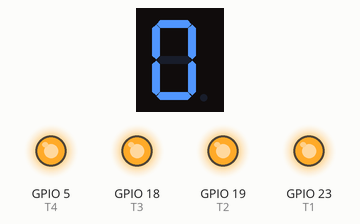
Simulated run of this sketch. Board: ESP32. On the bench: 1-digit seven-segment display, output pins drawn as LEDs (lit = HIGH). Wiring (inferred from the names in the program): 1-digit 7-segment display, segments lit when LOW: segments GPIO 12, GPIO 13, GPIO 14, GPIO 25, GPIO 26, GPIO 27, GPIO 32, GPIO 33. The segment pins are drawn as the display they are named for; pins used as bus, display or sensor lines are not drawn.

Above: at 0.1 s.
At 5.1 s:
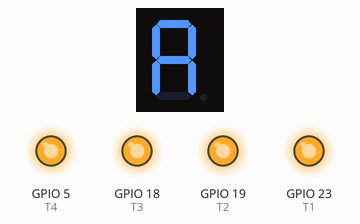
At 6.1 s:
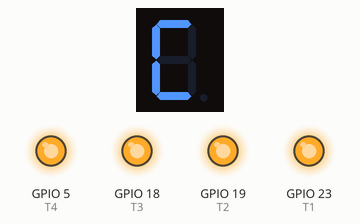
At 6.6 s:
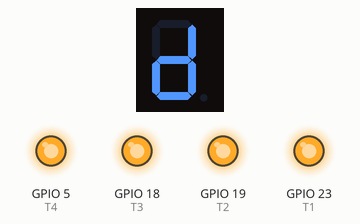
At 7.1 s:
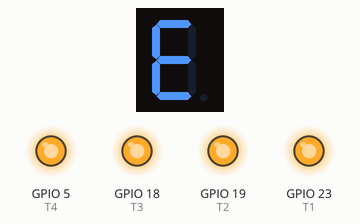
At 7.6 s:
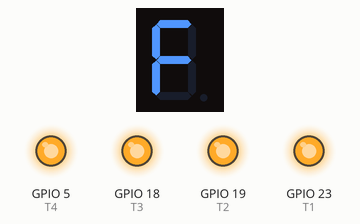

Measured:
- by itself, everything shown: repeats every 8.0 s, in 16 steps
- what the display in image 1 shows lasts 0.5 s, from 5.0 s to 5.5 s

The sketch:

7_SEGMENT.ino
```cpp
#define T1 23
#define T2 19
#define T3 18
#define T4 5

#define A 12
#define B 13
#define C 14
#define D 25
#define E 26
#define F 27
#define G 32
#define DP 33
void setup()
{
  // set pin modes
  pinMode(T1, OUTPUT);
  pinMode(T2, OUTPUT);
  pinMode(T3, OUTPUT);
  pinMode(T4, OUTPUT);

  pinMode(A, OUTPUT);
  pinMode(B, OUTPUT);
  pinMode(C, OUTPUT);
  pinMode(D, OUTPUT);
  pinMode(E, OUTPUT);
  pinMode(F, OUTPUT);
  pinMode(G, OUTPUT);
  pinMode(DP, OUTPUT);

  digitalWrite(T1, HIGH);
  digitalWrite(T2, HIGH);
  digitalWrite(T3, HIGH);
  digitalWrite(T4, HIGH);

  digitalWrite(A, HIGH);
  digitalWrite(B, HIGH);
  digitalWrite(C, HIGH);
  digitalWrite(D, HIGH);
  digitalWrite(E, HIGH);
  digitalWrite(F, HIGH);
  digitalWrite(G, HIGH);
  digitalWrite(DP, HIGH);
}

void loop()
{
  //ZERO
  digitalWrite(A, LOW);
  digitalWrite(B, LOW);
  digitalWrite(C, LOW);
  digitalWrite(D, LOW);
  digitalWrite(E, LOW);
  digitalWrite(F, LOW);
  digitalWrite(G, HIGH);
  delay(500);
  //ONE
  digitalWrite(A, HIGH);
  digitalWrite(B, LOW);
  digitalWrite(C, LOW);
  digitalWrite(D, HIGH);
  digitalWrite(E, HIGH);
  digitalWrite(F, HIGH);
  digitalWrite(G, HIGH);
  delay(500);
  //TWO
  digitalWrite(A, LOW);
  digitalWrite(B, LOW);
  digitalWrite(C, HIGH);
  digitalWrite(D, LOW);
  digitalWrite(E, LOW);
  digitalWrite(F, HIGH);
  digitalWrite(G, LOW);
  delay(500);
  //THREE
  digitalWrite(A, LOW);
  digitalWrite(B, LOW);
  digitalWrite(C, LOW);
  digitalWrite(D, LOW);
  digitalWrite(E, HIGH);
  digitalWrite(F, HIGH);
  digitalWrite(G, LOW);
  delay(500);
  //FOUR
  digitalWrite(A, HIGH);
  digitalWrite(B, LOW);
  digitalWrite(C, LOW);
  digitalWrite(D, HIGH);
  digitalWrite(E, HIGH);
  digitalWrite(F, LOW);
  digitalWrite(G, LOW);
  delay(500);
  //FIVE
  digitalWrite(A, LOW);
  digitalWrite(B, HIGH);
  digitalWrite(C, LOW);
  digitalWrite(D, LOW);
  digitalWrite(E, HIGH);
  digitalWrite(F, LOW);
  digitalWrite(G, LOW);
  delay(500);
  //SIX
  digitalWrite(A, LOW);
  digitalWrite(B, HIGH);
  digitalWrite(C, LOW);
  digitalWrite(D, LOW);
  digitalWrite(E, LOW);
  digitalWrite(F, LOW);
  digitalWrite(G, LOW);
  delay(500);
  //SEVEN
  digitalWrite(A, LOW);
  digitalWrite(B, LOW);
  digitalWrite(C, LOW);
  digitalWrite(D, HIGH);
  digitalWrite(E, HIGH);
  digitalWrite(F, HIGH);
  digitalWrite(G, HIGH);
  delay(500);
  //EIGHT
  digitalWrite(A, LOW);
  digitalWrite(B, LOW);
  digitalWrite(C, LOW);
  digitalWrite(D, LOW);
  digitalWrite(E, LOW);
  digitalWrite(F, LOW);
  digitalWrite(G, LOW);
  delay(500);
  //NINE
  digitalWrite(A, LOW);
  digitalWrite(B, LOW);
  digitalWrite(C, LOW);
  digitalWrite(D, LOW);
  digitalWrite(E, HIGH);
  digitalWrite(F, LOW);
  digitalWrite(G, LOW);
  delay(500);
  //A
  digitalWrite(A, LOW);
  digitalWrite(B, LOW);
  digitalWrite(C, LOW);
  digitalWrite(D, HIGH);
  digitalWrite(E, LOW);
  digitalWrite(F, LOW);
  digitalWrite(G, LOW);
  delay(500);
  //B
  digitalWrite(A, HIGH);
  digitalWrite(B, HIGH);
  digitalWrite(C, LOW);
  digitalWrite(D, LOW);
  digitalWrite(E, LOW);
  digitalWrite(F, LOW);
  digitalWrite(G, LOW);
  delay(500);
  //C
  digitalWrite(A, LOW);
  digitalWrite(B, HIGH);
  digitalWrite(C, HIGH);
  digitalWrite(D, LOW);
  digitalWrite(E, LOW);
  digitalWrite(F, LOW);
  digitalWrite(G, HIGH);
  delay(500);
  //D
  digitalWrite(A, HIGH);
  digitalWrite(B, LOW);
  digitalWrite(C, LOW);
  digitalWrite(D, LOW);
  digitalWrite(E, LOW);
  digitalWrite(F, HIGH);
  digitalWrite(G, LOW);
  delay(500);
  //E
  digitalWrite(A, LOW);
  digitalWrite(B, HIGH);
  digitalWrite(C, HIGH);
  digitalWrite(D, LOW);
  digitalWrite(E, LOW);
  digitalWrite(F, LOW);
  digitalWrite(G, LOW);
  delay(500);
  //F
  digitalWrite(A, LOW);
  digitalWrite(B, HIGH);
  digitalWrite(C, HIGH);
  digitalWrite(D, HIGH);
  digitalWrite(E, LOW);
  digitalWrite(F, LOW);
  digitalWrite(G, LOW);
  delay(500);
}
```
